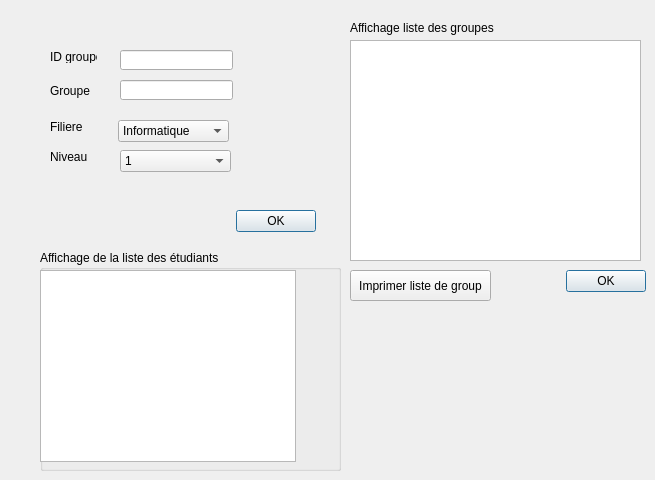
   <widget class="QWidget" name="tab_20">
    <attribute name="title">
     <string>Group</string>
    </attribute>
    <widget class="QTableView" name="tableView_groupe">
     <property name="geometry">
      <rect>
       <x>350</x>
       <y>40</y>
       <width>291</width>
       <height>221</height>
      </rect>
     </property>
    </widget>
    <widget class="QLabel" name="label_172">
     <property name="geometry">
      <rect>
       <x>350</x>
       <y>20</y>
       <width>171</width>
       <height>16</height>
      </rect>
     </property>
     <property name="text">
      <string>Affichage liste des groupes</string>
     </property>
    </widget>
    <widget class="QPushButton" name="pushButton_47">
     <property name="geometry">
      <rect>
       <x>350</x>
       <y>270</y>
       <width>141</width>
       <height>31</height>
      </rect>
     </property>
     <property name="text">
      <string>Imprimer liste de group</string>
     </property>
    </widget>
    <widget class="QLabel" name="label">
     <property name="geometry">
      <rect>
       <x>40</x>
       <y>280</y>
       <width>261</width>
       <height>16</height>
      </rect>
     </property>
     <property name="text">
      <string/>
     </property>
    </widget>
    <widget class="QLabel" name="label_3">
     <property name="geometry">
      <rect>
       <x>50</x>
       <y>50</y>
       <width>47</width>
       <height>13</height>
      </rect>
     </property>
     <property name="text">
      <string>ID groupe</string>
     </property>
    </widget>
    <widget class="QLabel" name="label_17">
     <property name="geometry">
      <rect>
       <x>50</x>
       <y>80</y>
       <width>47</width>
       <height>21</height>
      </rect>
     </property>
     <property name="text">
      <string>Groupe</string>
     </property>
    </widget>
    <widget class="QLabel" name="label_18">
     <property name="geometry">
      <rect>
       <x>50</x>
       <y>120</y>
       <width>47</width>
       <height>13</height>
      </rect>
     </property>
     <property name="text">
      <string>Filiere</string>
     </property>
    </widget>
    <widget class="QLabel" name="label_19">
     <property name="geometry">
      <rect>
       <x>50</x>
       <y>150</y>
       <width>47</width>
       <height>13</height>
      </rect>
     </property>
     <property name="text">
      <string>Niveau </string>
     </property>
    </widget>
    <widget class="QLineEdit" name="lineEdit_id_groupe">
     <property name="geometry">
      <rect>
       <x>120</x>
       <y>50</y>
       <width>113</width>
       <height>20</height>
      </rect>
     </property>
    </widget>
    <widget class="QLineEdit" name="lineEdit_groupe_2">
     <property name="geometry">
      <rect>
       <x>120</x>
       <y>80</y>
       <width>113</width>
       <height>20</height>
      </rect>
     </property>
    </widget>
    <widget class="QComboBox" name="comboBox">
     <property name="geometry">
      <rect>
       <x>118</x>
       <y>120</y>
       <width>111</width>
       <height>22</height>
      </rect>
     </property>
     <item>
      <property name="text">
       <string>Informatique</string>
      </property>
     </item>
     <item>
      <property name="text">
       <string>GSIL</string>
      </property>
     </item>
     <item>
      <property name="text">
       <string>Mecatronique</string>
      </property>
     </item>
     <item>
      <property name="text">
       <string>Infotronique</string>
      </property>
     </item>
     <item>
      <property name="text">
       <string>ARTI</string>
      </property>
     </item>
     <item>
      <property name="text">
       <string>TIC</string>
      </property>
     </item>
    </widget>
    <widget class="QComboBox" name="comboBox_2">
     <property name="geometry">
      <rect>
       <x>120</x>
       <y>150</y>
       <width>111</width>
       <height>22</height>
      </rect>
     </property>
     <item>
      <property name="text">
       <string>1</string>
      </property>
     </item>
     <item>
      <property name="text">
       <string>2</string>
      </property>
     </item>
     <item>
      <property name="text">
       <string>3</string>
      </property>
     </item>
     <item>
      <property name="text">
       <string>M1</string>
      </property>
     </item>
     <item>
      <property name="text">
       <string>M2</string>
      </property>
     </item>
    </widget>
    <widget class="QGroupBox" name="groupBox_3">
     <property name="geometry">
      <rect>
       <x>40</x>
       <y>250</y>
       <width>301</width>
       <height>221</height>
      </rect>
     </property>
     <property name="title">
      <string>Affichage de la liste des étudiants</string>
     </property>
     <property name="flat">
      <bool>true</bool>
     </property>
     <property name="checkable">
      <bool>false</bool>
     </property>
     <widget class="QTableView" name="tableView_groupe_etd">
      <property name="geometry">
       <rect>
        <x>0</x>
        <y>20</y>
        <width>256</width>
        <height>192</height>
       </rect>
      </property>
     </widget>
    </widget>
    <widget class="QDialogButtonBox" name="buttonBox_affiche_groupe">
     <property name="geometry">
      <rect>
       <x>160</x>
       <y>210</y>
       <width>156</width>
       <height>23</height>
      </rect>
     </property>
     <property name="standardButtons">
      <set>QDialogButtonBox::Ok</set>
     </property>
    </widget>
    <widget class="QDialogButtonBox" name="buttonBox_groupe">
     <property name="geometry">
      <rect>
       <x>490</x>
       <y>270</y>
       <width>156</width>
       <height>23</height>
      </rect>
     </property>
     <property name="standardButtons">
      <set>QDialogButtonBox::Ok</set>
     </property>
    </widget>
   </widget>
